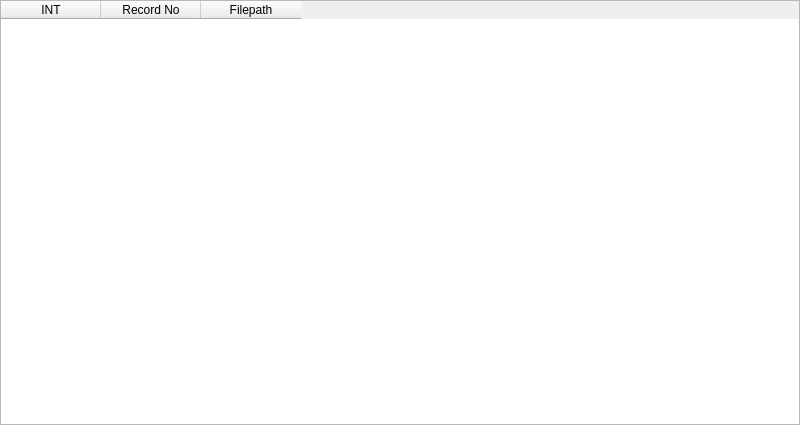
<?xml version="1.0" encoding="UTF-8"?>
<ui version="4.0">
 <class>app_related_files</class>
 <widget class="QFrame" name="app_related_files">
  <property name="geometry">
   <rect>
    <x>0</x>
    <y>0</y>
    <width>800</width>
    <height>425</height>
   </rect>
  </property>
  <property name="minimumSize">
   <size>
    <width>800</width>
    <height>405</height>
   </size>
  </property>
  <property name="windowTitle">
   <string>Frame</string>
  </property>
  <layout class="QHBoxLayout" name="horizontalLayout">
   <property name="spacing">
    <number>0</number>
   </property>
   <property name="leftMargin">
    <number>0</number>
   </property>
   <property name="topMargin">
    <number>0</number>
   </property>
   <property name="rightMargin">
    <number>0</number>
   </property>
   <property name="bottomMargin">
    <number>0</number>
   </property>
   <item>
    <widget class="QTableWidget" name="tableWidget_related_files">
     <property name="minimumSize">
      <size>
       <width>500</width>
       <height>400</height>
      </size>
     </property>
     <property name="frameShape">
      <enum>QFrame::StyledPanel</enum>
     </property>
     <property name="horizontalScrollBarPolicy">
      <enum>Qt::ScrollBarAsNeeded</enum>
     </property>
     <property name="sizeAdjustPolicy">
      <enum>QAbstractScrollArea::AdjustIgnored</enum>
     </property>
     <property name="editTriggers">
      <set>QAbstractItemView::NoEditTriggers</set>
     </property>
     <property name="selectionMode">
      <enum>QAbstractItemView::SingleSelection</enum>
     </property>
     <property name="selectionBehavior">
      <enum>QAbstractItemView::SelectRows</enum>
     </property>
     <property name="wordWrap">
      <bool>true</bool>
     </property>
     <attribute name="verticalHeaderCascadingSectionResizes">
      <bool>false</bool>
     </attribute>
     <attribute name="verticalHeaderMinimumSectionSize">
      <number>40</number>
     </attribute>
     <attribute name="verticalHeaderDefaultSectionSize">
      <number>40</number>
     </attribute>
     <column>
      <property name="text">
       <string>INT</string>
      </property>
     </column>
     <column>
      <property name="text">
       <string>Record No</string>
      </property>
     </column>
     <column>
      <property name="text">
       <string>Filepath</string>
      </property>
     </column>
    </widget>
   </item>
  </layout>
 </widget>
 <resources/>
 <connections/>
</ui>
